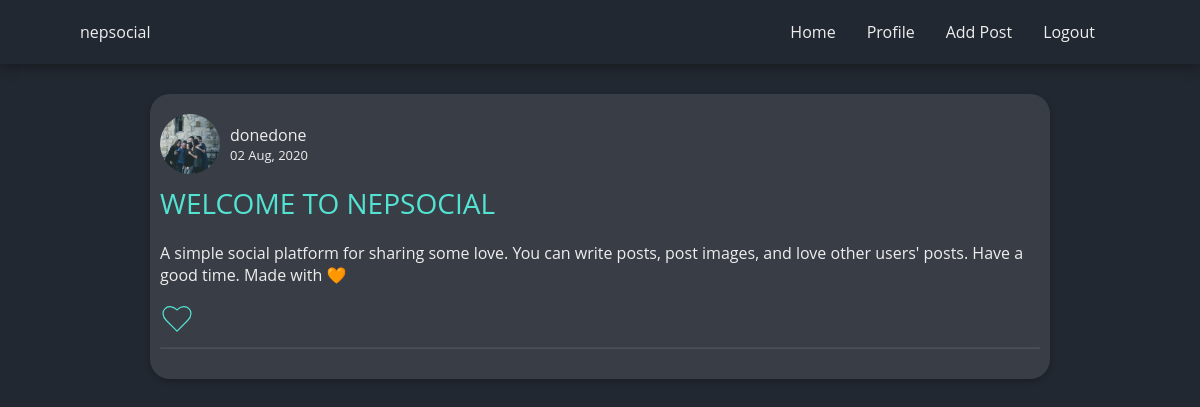
Before: /post/1 (signed in) with the older database file.
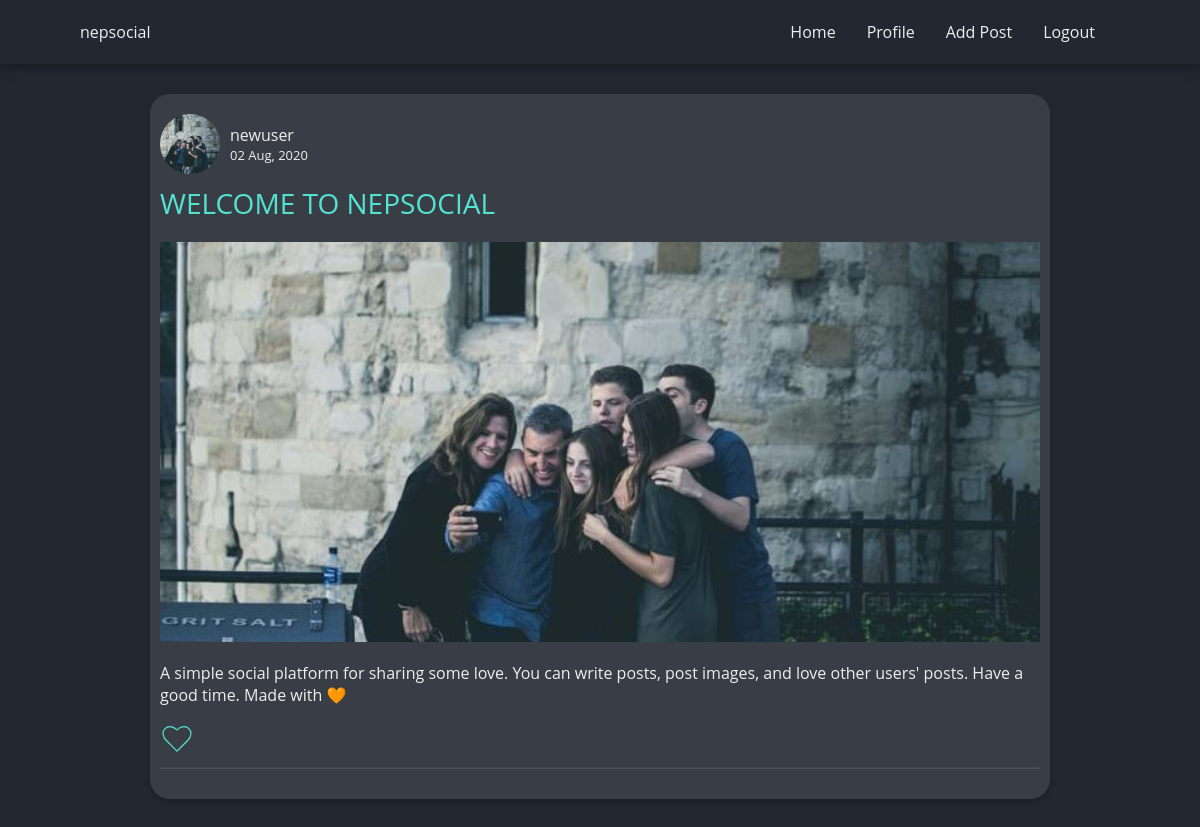
After: the same page with the newer database file.
### blog/models.py (models this page shows, shortened)
class User(db.Model, UserMixin):
    __searchable__ = ['username']
    id = db.Column(db.Integer, primary_key=True)
    username = db.Column(db.String(12), unique=True, nullable=False)
    email = db.Column(db.String(120), unique=True, nullable=False)
    password = db.Column(db.String(36), nullable=False)
    profile_image = db.Column(db.String(60), default='default.jpg')
    confirmed = db.Column(db.Boolean, default=False)
    posts = db.relationship('Post', backref='author', lazy=True)
    liked = db.relationship('PostLike',
                            foreign_keys='PostLike.user_id',
                            backref='user',
                            lazy='dynamic')
    def has_liked_post(self, post):
        return PostLike.query.filter(PostLike.user_id == self.id,
                                     PostLike.post_id == post.id).count() > 0

class Post(db.Model):
    __searchable__ = ['title', 'content']
    id = db.Column(db.Integer, primary_key=True)
    date_posted = db.Column(db.DateTime, default=datetime.utcnow)
    title = db.Column(db.String(90), nullable=True, default='')
    content = db.Column(db.String(3000), nullable=False)
    image_file = db.Column(db.String(60))
    category = db.Column(db.String(20), default='Public')
    user_id = db.Column(db.Integer(), db.ForeignKey('user.id'), nullable=False)
    likes = db.relationship('PostLike', backref='post', lazy='dynamic')

### blog/posts/routes.py (the view)
@posts.route('/post/<int:id>')
@login_required
def post(id):
    post = Post.query.get_or_404(id)
    return render_template('post.html', post=post)

### blog/models.py (called while the page is built)
@login_manager.user_loader
def load_user(user_id):
    return User.query.get(int(user_id))

### blog/templates/post.html (shortened to what this page needs)
{% extends "base.html" %}
{%block content %}
    <section class="post">
      <div class="post__container">
        <div class="p-top">
          <div class="author-img-cont">
            <img class="p__author-img" src="{{ url_for('static',filename='profile_pics/' +post.author.profile_image) }}" alt="{{ post.author.username }}">
          </div>
          <div class="p-top-detail">
            <p><a class="p__author" href="{{ url_for('users.user_posts', username = post.author.username)}}">{{ post.author.username}}</a></p>
            <p class="p__dateposted"> <span>{{ post.date_posted.strftime("%d %b, %Y") }} </span>
          </div>
        </div>
        <div class="pc__content">
          <h2 class="post__title"> {{ post.title }}</h2>
          {% if post.image_file %}
              <div class="post__image">
                  <img src="
                  {{url_for('static', filename='post_pictures/' + post.image_file )}}
                  " alt="Posted by {{current_user.username}}">
              </div>
          {% endif %}
            <div class="post__article">
              <p>
                {{ post.content }}
              </p>
            </div>
        </div>
        <div class="pc__likes">
          {% if current_user.has_liked_post(post) %}
              <a href="{{ url_for('posts.like_action', post_id=post.id, action='unlike') }}" class="unlike-btn post-like"><img width="34" height="26" src="{{ url_for ('static', filename = 'website_images/heart.svg')}}" alt="Heart this"></a>
              <div class="post-likes">
                {% if current_user.has_liked_post(post) %}
                {% if post.likes.count() >= 2 %}
                <p> You and {{ post.likes.count() }} others loved this post </p>
                {% elif post.likes.count() > 1 %}
                <p> You and 1 other loved this post</p>
                {% elif post.likes.count() == 1  %}
                <p>You loved this post</p>
                {% endif%}
              {% endif%}
              </div>
          {% else %}
              <a href="{{ url_for('posts.like_action', post_id=post.id, action='like') }} " class="like-btn post-like"><img width="34" height="26" src="{{ url_for ('static', filename = 'website_images/heartoutline.svg')}}" alt="unheart this"></i></a>
          {% endif %}
        </div>
     <hr>
      </div>
    </section>
{% endblock content %}

### blog/templates/base.html (shortened to what this page needs)
<!DOCTYPE html>
<html lang="en">
  <head>
    <link
      rel="stylesheet"
      href="{{ url_for('static', filename = 'styles/style.css')}}"
    />
    <link
      rel="stylesheet"
      href="https://use.fontawesome.com/releases/v5.14.0/css/all.css"
    />
  </head>
  <body>
    <header>
      <div class="container">
          <div class="logo">
            <a href="{{url_for('main.index')}}">nepsocial</a>
          </div>
          <nav>
            <ul id="nav-items">
              {% if not current_user.is_authenticated %}
              <li {% if request.path == url_for("main.index") %}class="nav-item active" {% else %} class="nav-item" {% endif %} >
                <a href="{{url_for('main.index')}}">Home</a>
              </li>
              <li {% if request.path == url_for("users.login") %}class="nav-item active" {% else %} class="nav-item" {% endif %} >
                <a href="{{url_for('users.login')}}">Login</a></li>
              <li {% if request.path == url_for("users.register") %}class="nav-item active" {% else %} class="nav-item" {% endif %} >
                <a href="{{url_for('users.register')}}">Register</a>
              </li>
              <li {% if request.path == url_for("main.about") %}class="nav-item active" {% else %} class="nav-item" {% endif %} >
                <a href="{{url_for('main.about')}}">About</a>
              </li>
              {% else %}
              <li {% if request.path == url_for("main.index") %}class="nav-item active" {% else %} class="nav-item" {% endif %} >
                <a href="{{url_for('main.index')}}">Home</a>
              </li>
              <li {% if request.path == url_for("users.profile") %}class="nav-item active" {% else %} class="nav-item" {% endif %} >
                <a href="{{url_for('users.profile')}}">Profile</a>
              </li>
              <li {% if request.path == url_for("posts.addpost") %}class="nav-item active" {% else %} class="nav-item" {% endif %} >
                <a href="{{url_for('posts.addpost')}}">Add Post</a>
              </li>
              <li {% if request.path == url_for("users.logout") %}class="nav-item active" {% else %} class="nav-item" {% endif %} >
                <a href="{{url_for('users.logout')}}">Logout</a>
              </li>
              {% endif %}
            </ul>
          </nav>
      </div>
    </header>
    <div class="container">
      {% block content %}
      {% endblock content %}
    </div>
  </body>
</html>

### blog/static/styles/style.css (style rules this page uses)
* { margin: 0; padding: 0; box-sizing: border-box; }
html { --main-bg: #222831; --pri-text: #eeeeee; --sec-text: #53e3d2; --accent: #53e3d2; --accent-soft: #34a497; --neutral: #393e46; --danger: #fd3b3b; --info: #346dc2; --warning: #a89527; --success: #41a53e; background-color: var(--main-bg); font-size: 10px; font-family: "Open Sans"; overflow-x: hidden; }
li { list-style: none; }
a { text-decoration: none; }
p, article, a { font-size: 1.6rem; }
h2 { font-size: 2.6rem; }
body { color: var(--pri-text); overflow-x: hidden; }
body a { color: var(--pri-text); }
.container { margin: 0 2rem; }
@media only screen and (min-width: 1000px) { p, article, a { font-size: 1.6rem; } }
@media only screen and (min-width: 1000px) { h2 { font-size: 2.8rem; } }
header { position: sticky; position: -webkit-sticky; top: 0; height: 8vh; background-color: var(--main-bg); box-shadow: 0px 4px 12px 0px rgba(0,0,0,0.3); z-index: 111; }
header .container { display: flex; justify-content: space-between; align-items: center; height: inherit; position: relative; margin: 0; padding: 0 2rem; }
nav { display: flex; position: absolute; top: 100%; right: -250px; background-color: var(--neutral); height: initial; text-align: center; justify-content: center; width: 250px; height: 92vh; transition: right 450ms ease-out; }
#nav-items { width: inherit; }
.nav-item { text-transform: uppercase; margin: 1rem 0; padding: 2rem 0; width: 100%; background-color: rgb(0, 0, 0, 0.1); }
.nav-item a { cursor: pointer; }
@media only screen and (min-width: 1000px) { header { padding: 0 6rem; } }
@media only screen and (min-width: 1000px) { nav { all: unset; } }
@media only screen and (min-width: 1000px) { #nav-items { all: unset; } }
@media only screen and (min-width: 1000px) { .nav-item { background-color: unset; all: unset; } }
@media only screen and (min-width: 1000px) { #nav-items { display: flex; align-items: center; } }
@media only screen and (min-width: 1000px) { .nav-item { display: flex; margin-right: 1.9rem; padding: 0 0.6rem; height: 8vh; align-items: center; } }
@media only screen and (min-width: 1000px) { .container { margin: 0 6rem; } }
.p-top { display: flex; align-items: center; }
.author-img-cont { height: 6rem; width: 6rem; border-radius: 50%; overflow: hidden; display: flex; align-items: center; justify-content: center; }
.p__author-img { height: 6rem; width: 6rem; object-fit: cover; }
.p-top-detail { margin-left: 1rem; }
.p__dateposted { font-size: 1.3rem; }
.post__container { margin: 3rem auto; background-color: var(--neutral); border-radius: 2rem; padding: 2rem 1rem; max-width: 900px; box-shadow: 0px 3px 6px 0px rgba(0,0,0,0.2); }
.pc__content { display: flex; flex-direction: column; text-align: left; }
.post__title { text-transform: uppercase; font-weight: 400; }
.post__title, .post__image, .post__article, .pc__likes { margin: 1.0rem 0; }
.post__title { color: var(--sec-text); }
.post__image { width: 100%; display: flex; justify-content: center; align-items: center; overflow: hidden; }
.post__image img { height: 400px; object-fit: cover; width: 110%; }
.post__article { line-height: 2.2rem; }
.pc__likes { display: flex; }
.post-like { margin-right: 1rem; }
hr { margin: 1rem 0; opacity: 0.1; }

Changed rows visible on the page:
changed User: author.username "donedone" → "newuser"
changed Post "WELCOME TO NEPSOCIAL": image_file empty → "04046424db19207798cd.jpg" (drawn); image_file: picture added
